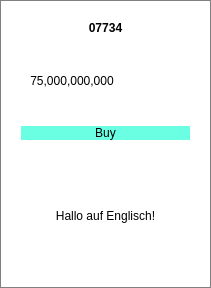
            <widget class="QFrame" name="upgradeFrameCalc_1">
             <property name="enabled">
              <bool>true</bool>
             </property>
             <property name="minimumSize">
              <size>
               <width>208</width>
               <height>288</height>
              </size>
             </property>
             <property name="acceptDrops">
              <bool>true</bool>
             </property>
             <property name="styleSheet">
              <string notr="true">background: white;
border: 1px solid grey;</string>
             </property>
             <property name="frameShape">
              <enum>QFrame::StyledPanel</enum>
             </property>
             <property name="frameShadow">
              <enum>QFrame::Raised</enum>
             </property>
             <property name="lineWidth">
              <number>3</number>
             </property>
             <layout class="QVBoxLayout" name="verticalLayout_74">
              <item>
               <widget class="QFrame" name="frame_82">
                <property name="styleSheet">
                 <string notr="true">border: 0px;</string>
                </property>
                <property name="frameShape">
                 <enum>QFrame::StyledPanel</enum>
                </property>
                <property name="frameShadow">
                 <enum>QFrame::Raised</enum>
                </property>
                <layout class="QVBoxLayout" name="verticalLayout_75">
                 <item>
                  <widget class="QLabel" name="upgradeNameCalc_1">
                   <property name="font">
                    <font>
                     <weight>75</weight>
                     <bold>true</bold>
                    </font>
                   </property>
                   <property name="text">
                    <string>07734</string>
                   </property>
                   <property name="alignment">
                    <set>Qt::AlignCenter</set>
                   </property>
                  </widget>
                 </item>
                 <item>
                  <widget class="QFrame" name="frame_83">
                   <property name="frameShape">
                    <enum>QFrame::StyledPanel</enum>
                   </property>
                   <property name="frameShadow">
                    <enum>QFrame::Raised</enum>
                   </property>
                   <layout class="QHBoxLayout" name="horizontalLayout_55">
                    <item>
                     <widget class="QLabel" name="upgradeCostCalc_1">
                      <property name="text">
                       <string>75,000,000,000</string>
                      </property>
                      <property name="alignment">
                       <set>Qt::AlignCenter</set>
                      </property>
                     </widget>
                    </item>
                    <item>
                     <widget class="QLabel" name="upgradeImgCalc_1">
                      <property name="minimumSize">
                       <size>
                        <width>61</width>
                        <height>61</height>
                       </size>
                      </property>
                      <property name="maximumSize">
                       <size>
                        <width>61</width>
                        <height>61</height>
                       </size>
                      </property>
                      <property name="text">
                       <string/>
                      </property>
                      <property name="pixmap">
                       <pixmap resource="resources.qrc">:/images/u_calc_1.png</pixmap>
                      </property>
                      <property name="scaledContents">
                       <bool>true</bool>
                      </property>
                     </widget>
                    </item>
                   </layout>
                  </widget>
                 </item>
                 <item>
                  <widget class="QPushButton" name="buyUpgradeCalc_1">
                   <property name="minimumSize">
                    <size>
                     <width>80</width>
                     <height>0</height>
                    </size>
                   </property>
                   <property name="styleSheet">
                    <string notr="true">background:rgb(106, 255, 226);
font: 19pt &quot;Century Gothic&quot;;</string>
                   </property>
                   <property name="text">
                    <string>Buy</string>
                   </property>
                   <property name="default">
                    <bool>false</bool>
                   </property>
                  </widget>
                 </item>
                </layout>
               </widget>
              </item>
              <item>
               <widget class="QLabel" name="upgradeTextCalc_1">
                <property name="styleSheet">
                 <string notr="true">border: 0px;
</string>
                </property>
                <property name="text">
                 <string>Hallo auf Englisch!</string>
                </property>
                <property name="alignment">
                 <set>Qt::AlignCenter</set>
                </property>
               </widget>
              </item>
             </layout>
            </widget>
